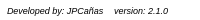
        <widget class="QFrame" name="custom_StatusBar">
         <property name="minimumSize">
          <size>
           <width>0</width>
           <height>20</height>
          </size>
         </property>
         <property name="maximumSize">
          <size>
           <width>16777215</width>
           <height>20</height>
          </size>
         </property>
         <property name="styleSheet">
          <string notr="true">QFrame{
	background-color: rgb(255, 255, 255);
	border-bottom-left-radius: 10px;
}</string>
         </property>
         <property name="frameShape">
          <enum>QFrame::NoFrame</enum>
         </property>
         <property name="frameShadow">
          <enum>QFrame::Plain</enum>
         </property>
         <layout class="QHBoxLayout" name="horizontalLayout_3">
          <property name="spacing">
           <number>0</number>
          </property>
          <property name="leftMargin">
           <number>0</number>
          </property>
          <property name="topMargin">
           <number>0</number>
          </property>
          <property name="rightMargin">
           <number>0</number>
          </property>
          <property name="bottomMargin">
           <number>0</number>
          </property>
          <item>
           <widget class="QLabel" name="label">
            <property name="font">
             <font>
              <pointsize>7</pointsize>
              <italic>true</italic>
             </font>
            </property>
            <property name="styleSheet">
             <string notr="true">QLabel{
	margin-left: 5px;
}</string>
            </property>
            <property name="text">
             <string>Developed by: JPCañas</string>
            </property>
           </widget>
          </item>
          <item>
           <widget class="QLabel" name="label_2">
            <property name="font">
             <font>
              <pointsize>7</pointsize>
              <italic>true</italic>
             </font>
            </property>
            <property name="styleSheet">
             <string notr="true">QLabel{
	margin-right: 5px;
}</string>
            </property>
            <property name="text">
             <string>version: 2.1.0</string>
            </property>
            <property name="alignment">
             <set>Qt::AlignRight|Qt::AlignTrailing|Qt::AlignVCenter</set>
            </property>
           </widget>
          </item>
          <item>
           <widget class="QFrame" name="gripFrame">
            <property name="minimumSize">
             <size>
              <width>20</width>
              <height>0</height>
             </size>
            </property>
            <property name="maximumSize">
             <size>
              <width>25</width>
              <height>16777215</height>
             </size>
            </property>
            <property name="cursor">
             <cursorShape>SizeFDiagCursor</cursorShape>
            </property>
            <property name="styleSheet">
             <string notr="true">QFrame{
	padding: 3px;
}</string>
            </property>
            <property name="frameShape">
             <enum>QFrame::NoFrame</enum>
            </property>
            <property name="frameShadow">
             <enum>QFrame::Plain</enum>
            </property>
           </widget>
          </item>
         </layout>
        </widget>
